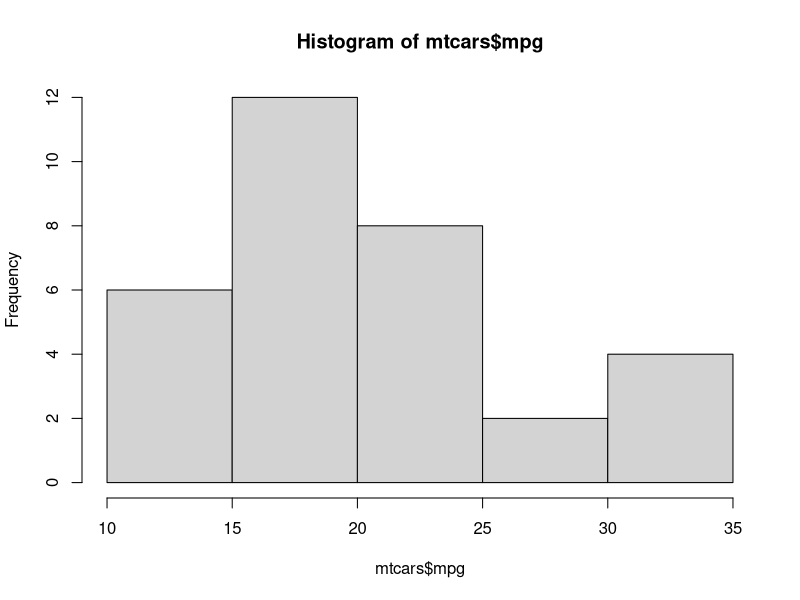
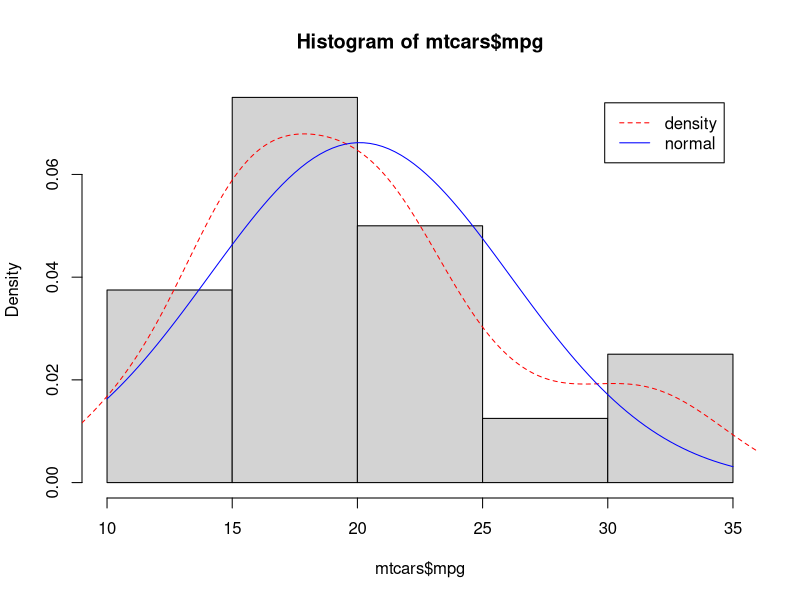
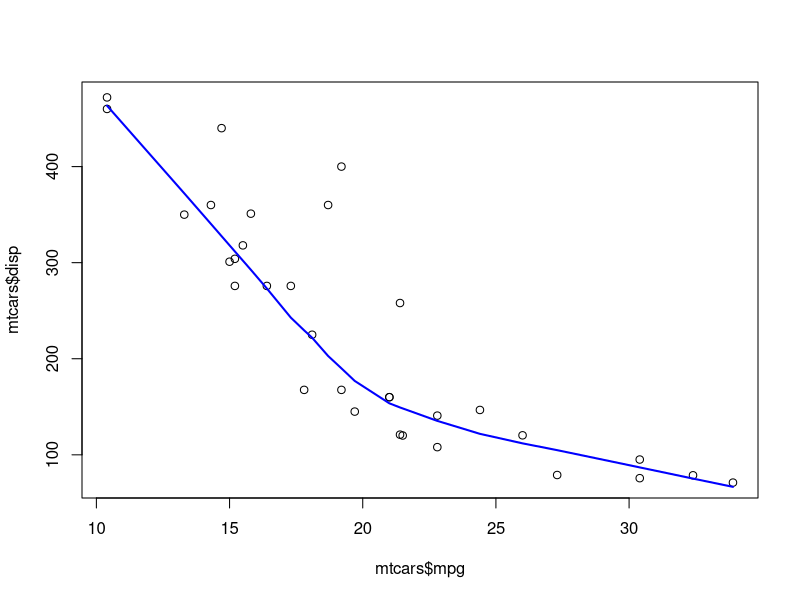
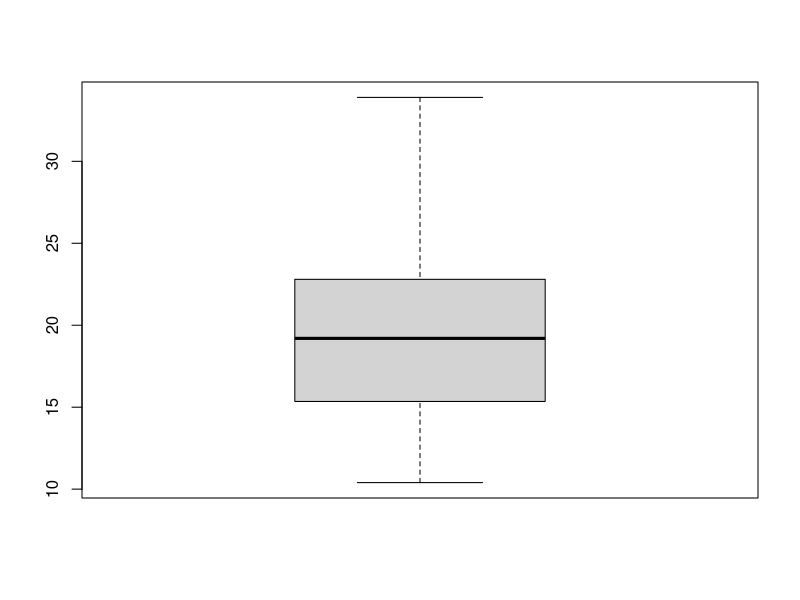
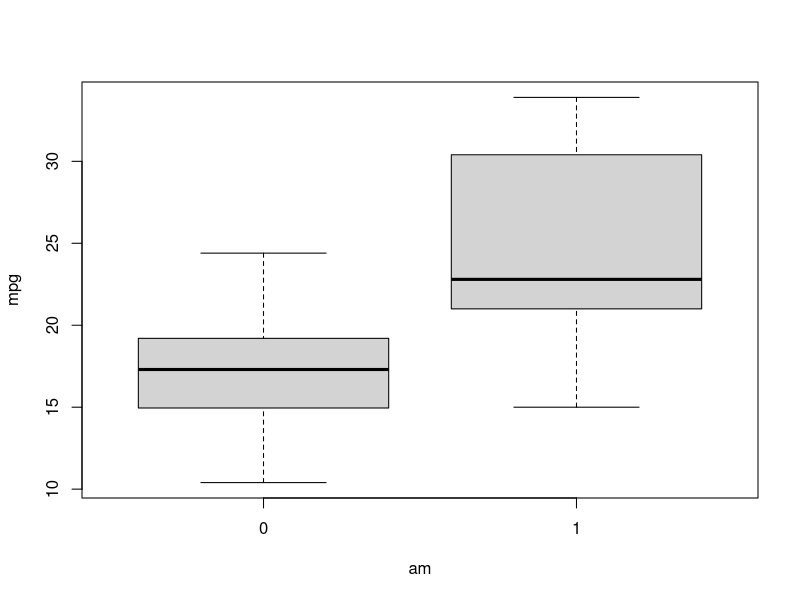

The R source for these figures, in order:
## This R Script tells how to do descriptvie statistics in R (2)
################################################################
##
## The data used here is from the builtin dataset `mtcars`
################################################################

# table
# one-dimension
dataSub <- data.frame(am=mtcars$am, gear=mtcars$gear, carb=mtcars$carb)
head(dataSub)
with(dataSub, {
	mytable <- list(table(am), table(gear), table(carb))
	mytable
	prop.table(mytable[[1]])
	mytable[[1]]/sum(mytable[[1]])
})

# two-dimension
with(dataSub, {
	mytable2 <- list(table(am, carb), table(carb, am))
	mytable2
	prop.table(mytable2[[1]])
	mytable2[[1]]/sum(mytable2[[1]])
})

# convert two-dimension to one-dimension
with(dataSub, {
	mytable2 <- list(table(am, carb), table(carb, am))
	mytableConvert <- list(margin.table(mytable2[[1]], 1), 
		margin.table(mytable2[[1]], 2))
	mytableConvert
})

# three-dimension
with(dataSub, {
	mytable3 <- table(am, carb, gear)
	mytable3
	prop.table(mytable3)
	mytable3/sum(mytable3)
})

################################################################

# Histogram
str(mtcars)
range(mtcars$mpg)
hist(mtcars$mpg)
hist(mtcars$mpg, probability=TRUE)
dens <- density(mtcars$mpg)
mean <- mean(mtcars$mpg)
sd <- sd(mtcars$mpg)
lines(dens, col='red', lty=2)
curve(dnorm(x, mean, sd), col='blue', add=TRUE, lty=1)
legend("topright", inset = 0.05, c("density", "normal"),
    lty = c(2, 1), col = c("red", "blue"))
	
# Scatter
str(mtcars)
range(mtcars$disp)
plot(mtcars$disp ~ mtcars$mpg)
lines(lowess(mtcars$mpg, mtcars$disp), lwd=2, col='blue')

# box
boxplot(mtcars$mpg)
boxplot(mpg ~ am, data=mtcars)

